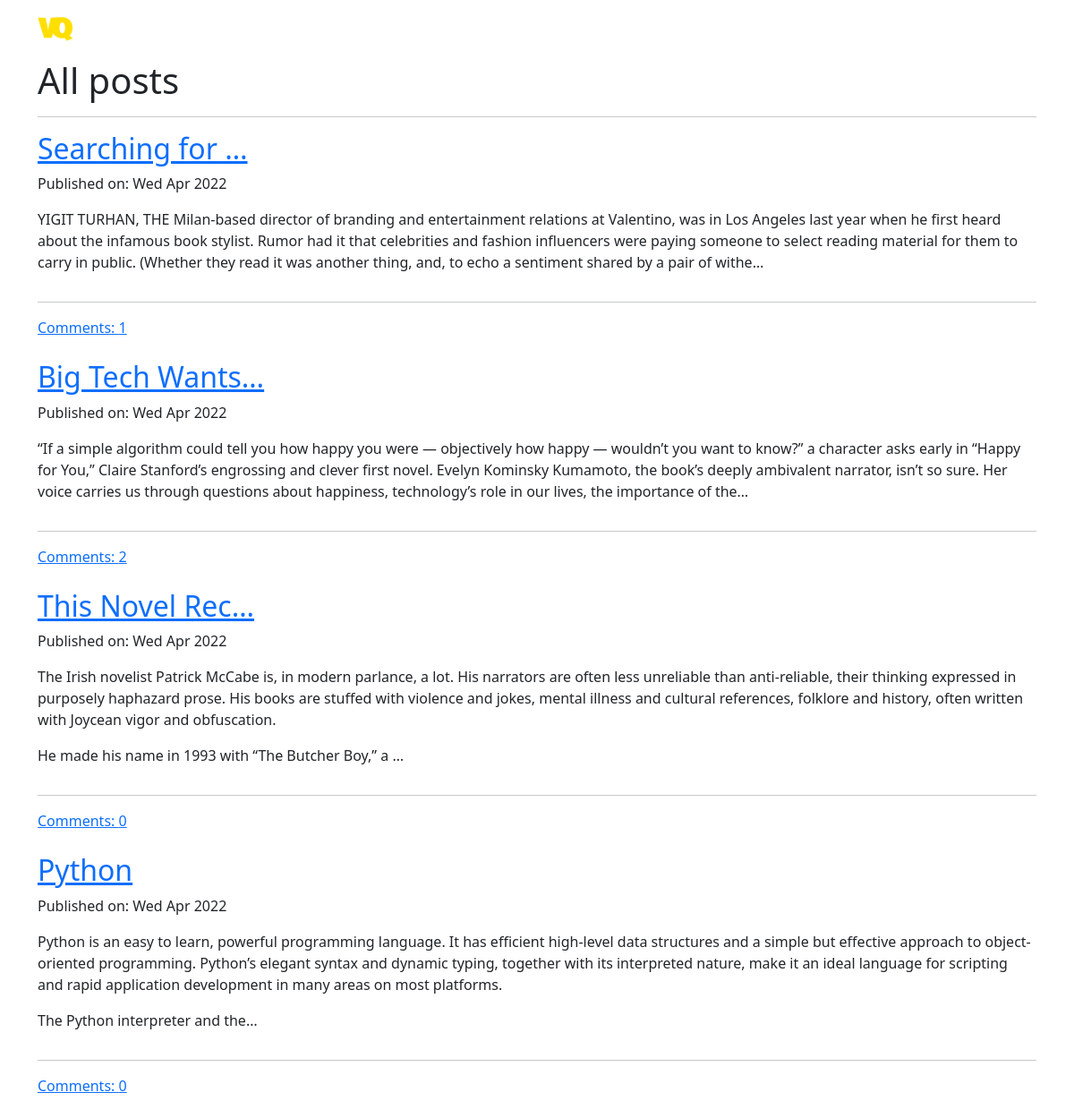
The app's page /, older data.
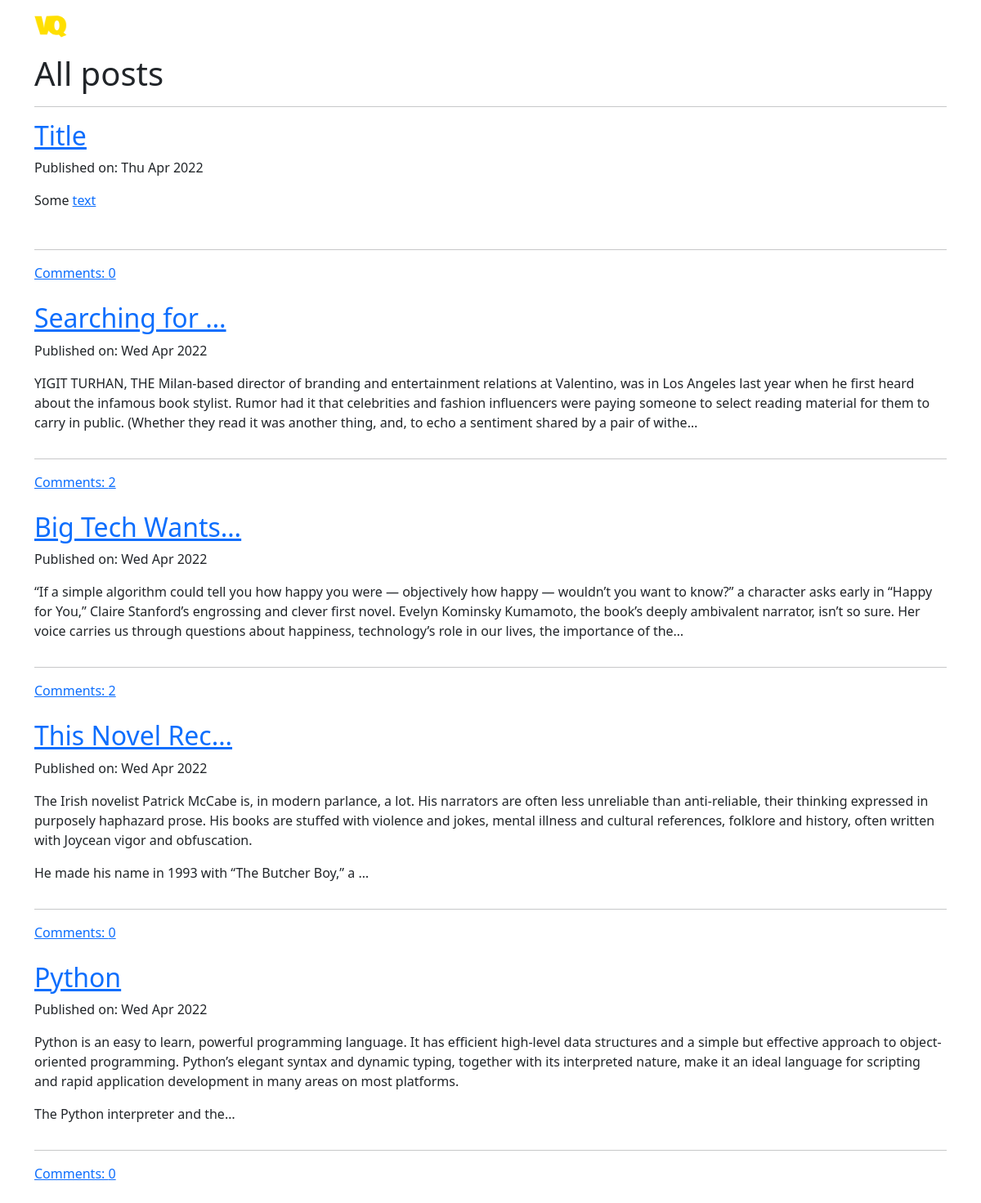
The same page, newer data.
### blog/models.py (models this page shows, shortened)
class Post(models.Model):
    author = models.ForeignKey('auth.User', on_delete=models.CASCADE)
    title = models.CharField(max_length=200)
    text = models.TextField()
    create_date = models.DateTimeField(default=timezone.now)
    published_date = models.DateTimeField(blank=True, null=True)
    def approve_comments(self):
        return self.comments.filter(approved_comment=True)

### blog/views.py (the view)
# urls.py: path('', PostListView.as_view(), name='post_list'),
class PostListView(ListView):
    model = Post
    def get_queryset(self):
        return Post.objects.filter(published_date__lte=timezone.now()).order_by('-published_date')

### blog/templates/blog/post_list.html (shortened to what this page needs)
{% extends 'blog/base.html' %}
{% block content %}
    <h1>All posts</h1>
    <hr>
    <div class="d-flex justify-content-around flex-wrap">
        {% for post in post_list %}
            <div class="d-flex flex-column mb-4 w-100">
                <div class="block block_theme post_preview">
                    <div class="d-flex flex-column justify-content-between">
                        <h2><a href="{% url 'post_detail' pk=post.pk %}" class="post_preview-link">{{ post.title|truncatechars:15 }}</a></h2>
                        <div class="post_date d-flex">
                            <p class="my-auto publish">Published on: {{ post.published_date|date:'D M Y' }}</p>
                        </div>
                        <p class="post_content mb-3">{{ post.text|safe|linebreaksbr|truncatechars:400 }}</p>
                    </div>
                    <hr>
                    <div class="d-flex justify-content-between">
                        <a href="{% url 'post_detail' pk=post.pk %}" class="block_add_comment mt-auto">Comments: {{ post.approve_comments.count }}</a>
                    </div>
                </div>
            </div>
        {% endfor %}
    </div>
{% endblock %}

### blog/templates/blog/base.html (shortened to what this page needs)
<!DOCTYPE HTML>
{% load sass_tags %}
{% load static %}
<html lang="en">
    <head>
        <link href="https://cdn.jsdelivr.net/npm/bootstrap@5.0.2/dist/css/bootstrap.min.css" rel="stylesheet">
        <link rel="stylesheet" href="{% sass_src 'css/blog.scss' %}" type="text/css">
    </head>
    <body>
        {% include 'components/navbar.html' %}
        <div class="content container">
            <div class="blog-posts">
                {% block content %}{% endblock %}
            </div>
        </div>
    </body>
</html>

### blog/templates/components/navbar.html
{% load static %}
<nav class="navbar navbar-expand-lg navbar-dark">
  <div class="container">
    <a class="navbar-brand" href="{% url 'post_list' %}">
      <img src='{% static 'images/logo.PNG' %}' alt="" width="40" height="40">
    </a>
    <div class="collapse navbar-collapse" id="navbarSupportedContent">
        <ul class="navbar-nav me-auto mb-2 mb-lg-0">
            <li class="nav-item">
                <a class="nav-link" href="{% url 'about' %}">About</a>
            </li>
            <li class="nav-item">
                <a class="nav-link" href="https://codepen.io/">Codepen</a>
            </li>
            <li class="nav-item">
                <a class="nav-link" href="https://getbootstrap.com/docs/5.0/getting-started/introduction/">Bootstrap</a>
            </li>
            <li class="nav-item">
                <a class="nav-link" href="https://www.youtube.com">Youtube</a>
            </li>
        </ul>
        <ul class="navbar-nav mb-2 mb-lg-0">
            {% if user.is_authenticated %}
                <li class="nav-item">
                    <a class="nav-link" href="{% url 'post_new' %}">New Post</a>
                </li>
                <li class="nav-item">
                    <a class="nav-link" href="{% url 'post_draft_list' %}">Drafts</a>
                </li>
                <li class="nav-item">
                    <a class="nav-link" href="{% url 'logout' %}">Log Out</a>
                </li>
            {% else %}
                <li class="nav-item">
                    <a class="nav-link" href="{% url 'login' %}">Log In</a>
                </li>
            {% endif %}
        </ul>
    </div>
  </div>
</nav>

Row changes from the older to the newer data that the page shows:
added Post: title "Title", published_date "Thu Apr 2022", text "Some text", approve_comments.count "0"
computed for Post "Searching for …": approve_comments.count "1" → "2"
